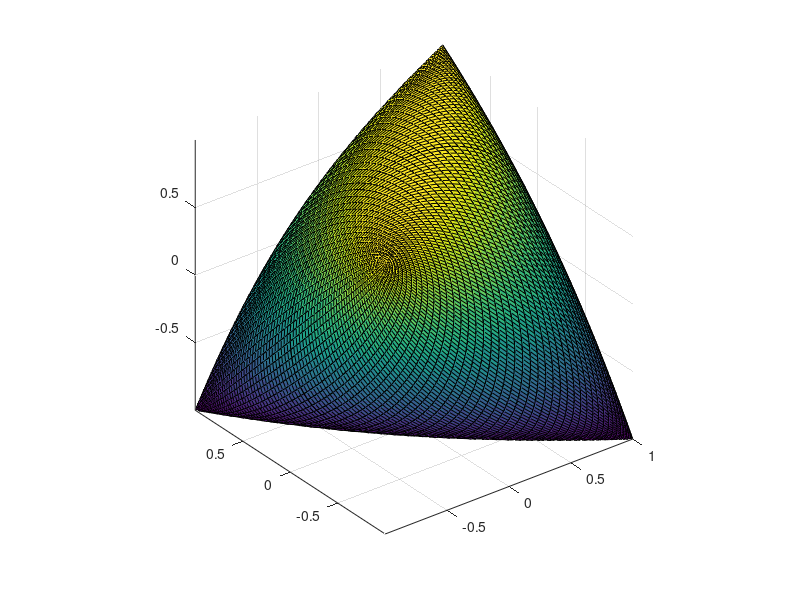

Source code (MATLAB): (Note: this script raises an error after producing the figure.)
t = linspace(0,2*pi,100);
s = linspace(0,2*pi,100);
[T,S] = meshgrid(t,s);
X = cos(T);
Y = sin(S);
Z = sin(T+S);
surf(X,Y,Z);
axis equal;
grid on
surf2stl('stl/zongzi.stl',X,Y,Z)
